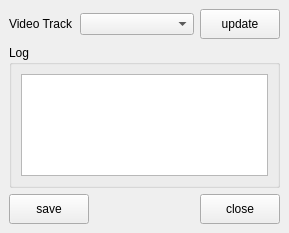
<?xml version="1.0" encoding="UTF-8"?>
<ui version="4.0">
 <class>MainWindow</class>
 <widget class="QMainWindow" name="MainWindow">
  <property name="geometry">
   <rect>
    <x>0</x>
    <y>0</y>
    <width>289</width>
    <height>233</height>
   </rect>
  </property>
  <property name="windowTitle">
   <string>MainWindow</string>
  </property>
  <widget class="QWidget" name="centralwidget">
   <layout class="QVBoxLayout" name="verticalLayout">
    <item>
     <layout class="QHBoxLayout" name="horizontalLayout_2">
      <item>
       <widget class="QLabel" name="label_2">
        <property name="text">
         <string>Video Track</string>
        </property>
       </widget>
      </item>
      <item>
       <widget class="QComboBox" name="videoComboBox">
        <property name="sizePolicy">
         <sizepolicy hsizetype="Expanding" vsizetype="Fixed">
          <horstretch>0</horstretch>
          <verstretch>0</verstretch>
         </sizepolicy>
        </property>
       </widget>
      </item>
      <item>
       <widget class="QPushButton" name="updateButton">
        <property name="minimumSize">
         <size>
          <width>50</width>
          <height>30</height>
         </size>
        </property>
        <property name="toolTip">
         <string>トラック更新</string>
        </property>
        <property name="text">
         <string>update</string>
        </property>
       </widget>
      </item>
     </layout>
    </item>
    <item>
     <widget class="QGroupBox" name="groupBox_2">
      <property name="sizePolicy">
       <sizepolicy hsizetype="Preferred" vsizetype="Expanding">
        <horstretch>0</horstretch>
        <verstretch>0</verstretch>
       </sizepolicy>
      </property>
      <property name="title">
       <string>Log</string>
      </property>
      <layout class="QVBoxLayout" name="verticalLayout_2">
       <item>
        <widget class="LogTextEdit" name="logTextEdit">
         <property name="sizePolicy">
          <sizepolicy hsizetype="Expanding" vsizetype="Expanding">
           <horstretch>0</horstretch>
           <verstretch>0</verstretch>
          </sizepolicy>
         </property>
         <property name="lineWrapMode">
          <enum>QTextEdit::NoWrap</enum>
         </property>
         <property name="readOnly">
          <bool>true</bool>
         </property>
        </widget>
       </item>
      </layout>
     </widget>
    </item>
    <item>
     <layout class="QHBoxLayout" name="horizontalLayout">
      <item>
       <widget class="QPushButton" name="saveButton">
        <property name="minimumSize">
         <size>
          <width>50</width>
          <height>30</height>
         </size>
        </property>
        <property name="toolTip">
         <string>トラック更新</string>
        </property>
        <property name="text">
         <string>save</string>
        </property>
       </widget>
      </item>
      <item>
       <spacer name="horizontalSpacer">
        <property name="orientation">
         <enum>Qt::Horizontal</enum>
        </property>
        <property name="sizeHint" stdset="0">
         <size>
          <width>40</width>
          <height>20</height>
         </size>
        </property>
       </spacer>
      </item>
      <item>
       <widget class="QPushButton" name="closeButton">
        <property name="minimumSize">
         <size>
          <width>50</width>
          <height>30</height>
         </size>
        </property>
        <property name="toolTip">
         <string>閉じる</string>
        </property>
        <property name="text">
         <string>close</string>
        </property>
       </widget>
      </item>
     </layout>
    </item>
   </layout>
  </widget>
 </widget>
 <customwidgets>
  <customwidget>
   <class>LogTextEdit</class>
   <extends>QTextEdit</extends>
   <header>rs.gui.log</header>
  </customwidget>
 </customwidgets>
 <resources/>
 <connections/>
</ui>
